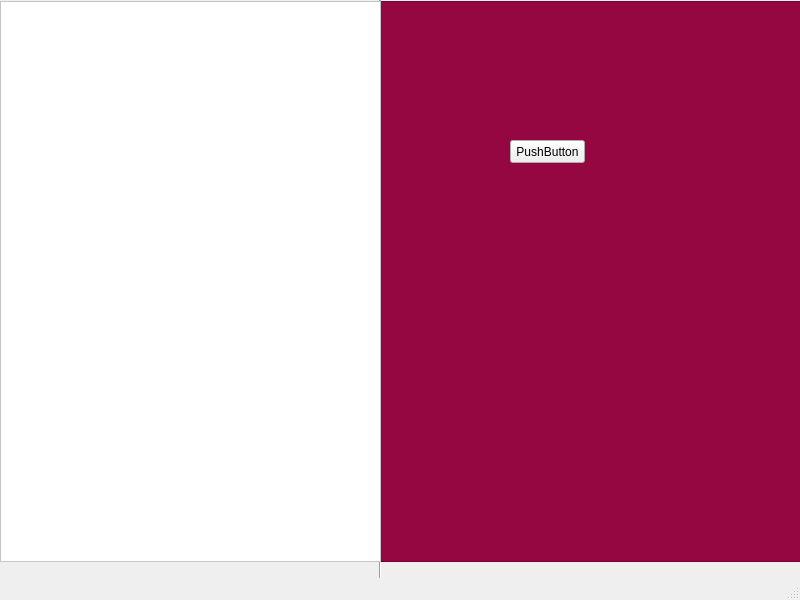
<?xml version="1.0" encoding="UTF-8"?>
<ui version="4.0">
  <class>MainWindow</class>
  <widget class="QMainWindow" name="MainWindow">
    <property name="geometry">
      <rect>
        <x>0</x>
        <y>0</y>
        <width>800</width>
        <height>600</height>
      </rect>
    </property>
    <property name="windowTitle">
      <string>MainWindow</string>
    </property>
    <widget class="QWidget" name="centralwidget">
      <widget class="Line" name="line">
        <property name="geometry">
          <rect>
            <x>370</x>
            <y>0</y>
            <width>21</width>
            <height>581</height>
          </rect>
        </property>
        <property name="orientation">
          <enum>Qt::Vertical</enum>
        </property>
      </widget>
      <widget class="QPushButton" name="pushButton_2">
        <property name="geometry">
          <rect>
            <x>510</x>
            <y>140</y>
            <width>75</width>
            <height>23</height>
          </rect>
        </property>
        <property name="text">
          <string>PushButton</string>
        </property>
      </widget>
      <widget class="QGraphicsView" name="graphicsView">
        <property name="geometry">
          <rect>
            <x>380</x>
            <y>1</y>
            <width>421</width>
            <height>561</height>
          </rect>
        </property>
        <property name="autoFillBackground">
          <bool>false</bool>
        </property>
        <property name="styleSheet">
          <string notr="true">
            background-color: rgb(149, 7, 64);</string>
        </property>
      </widget>
      <widget class="QGraphicsView" name="graphicsView_2">
        <property name="geometry">
          <rect>
            <x>0</x>
            <y>1</y>
            <width>381</width>
            <height>561</height>
          </rect>
        </property>
        <property name="autoFillBackground">
          <bool>false</bool>
        </property>
        <property name="styleSheet">
          <string notr="true">
            background-color: rgb(255, 255, 255);</string>
        </property>
      </widget>
      <zorder>line</zorder>
      <zorder>graphicsView</zorder>
      <zorder>pushButton_2</zorder>
      <zorder>graphicsView_2</zorder>
    </widget>
    <widget class="QMenuBar" name="menubar">
      <property name="geometry">
        <rect>
          <x>0</x>
          <y>0</y>
          <width>800</width>
          <height>21</height>
        </rect>
      </property>
    </widget>
    <widget class="QStatusBar" name="statusbar"/>
  </widget>
  <resources/>
  <connections/>
</ui>
